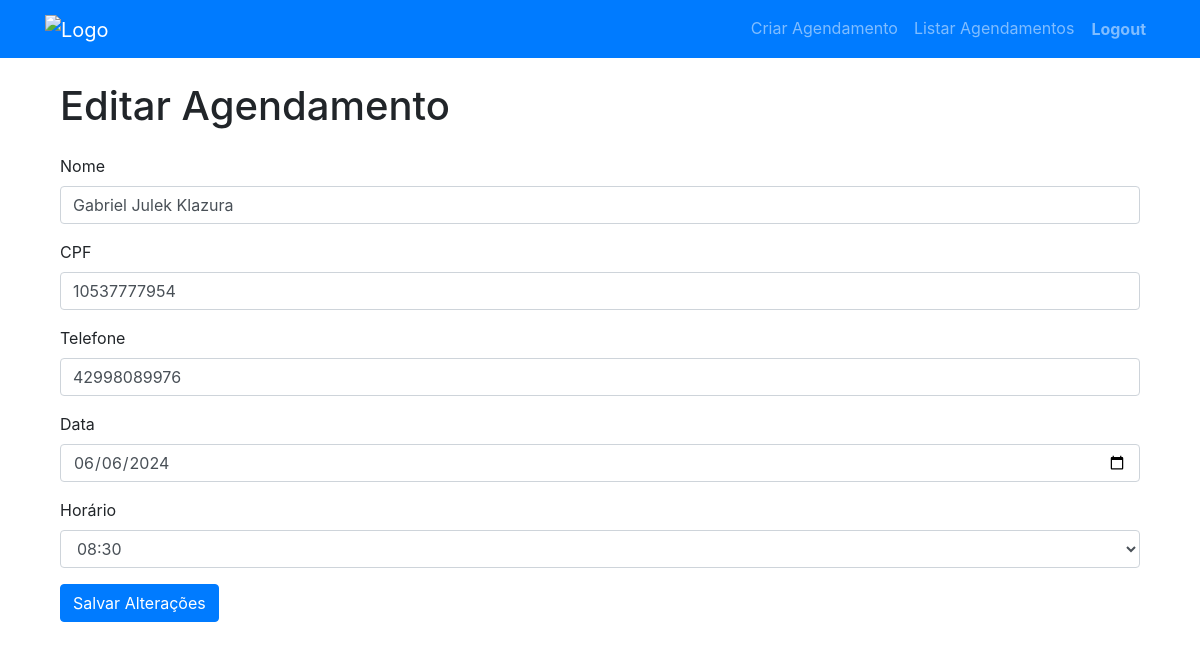
The page /editar/10 (signed in) on the database its author committed.
### app/models.py (models this page shows)
class BaseModel(Model):
    class Meta:
        database = db

class Agendamento(BaseModel):
    nome = CharField(max_length=100)
    cpf = CharField(max_length=11, null=True)
    telefone = CharField(max_length=15, null=True)
    data = DateField()
    horario = TimeField()
    presence = BooleanField(default=False)  # Adicionando o campo presence

### app/routes.py (the view, shortened to what this page needs)
@bp.route('/editar/<int:id>', methods=['GET', 'POST'])
@login_required
def editar(id):
    agendamento = Agendamento.get_or_none(Agendamento.id == id)
    if not agendamento:
        flash('Agendamento não encontrado!', 'danger')
        return redirect(url_for('app.listar'))
    form = AgendamentoForm(obj=agendamento)
    min_date = date.today().strftime('%Y-%m-%d')  # Define a data mínima como o dia atual
    form.data.render_kw = {'min': min_date}  # Passa a data mínima para o campo de data
    horarios = get_available_slots(agendamento.data)
    if agendamento.horario.strftime('%H:%M') not in horarios:
        horarios.append(agendamento.horario.strftime('%H:%M'))
        horarios.sort()
    return render_template('editar.html', form=form, agendamento=agendamento, agendamento_horario_str=agendamento.horario.strftime('%H:%M'), min_date=min_date, horarios=horarios)

### app/forms.py
class AgendamentoForm(FlaskForm):
    nome = StringField('Nome', validators=[DataRequired(), Length(max=100)])
    cpf = StringField('CPF', validators=[Length(min=0, max=14)])
    telefone = StringField('Telefone', validators=[Length(min=0, max=15)])
    data = DateField('Data', validators=[DataRequired()], format='%Y-%m-%d')
    horario = TimeField('Horário', validators=[DataRequired()], format='%H:%M')
    submit = SubmitField('Agendar')

### app/routes.py (called while the page is built)
def login_required(f):
    @wraps(f)
    def decorated_function(*args, **kwargs):
        if 'user_id' not in session:
            flash('Você precisa estar logado para acessar esta página.', 'warning')
            return redirect(url_for('app.login'))
        return f(*args, **kwargs)
    return decorated_function

### app/templates/editar.html (shortened to what this page needs)
{% extends "base.html" %}
{% block content %}
<div class="container">
    <h1 class="my-4">Editar Agendamento</h1>
    <form method="post">
        <div class="mb-3">
            {{ form.nome.label(class="form-label") }}
            {{ form.nome(class="form-control") }}
        </div>
        <div class="mb-3">
            {{ form.cpf.label(class="form-label") }}
            {{ form.cpf(class="form-control", id="cpf") }}
        </div>
        <div class="mb-3">
            {{ form.telefone.label(class="form-label") }}
            {{ form.telefone(class="form-control", id="telefone") }}
        </div>
        <div class="mb-3">
            {{ form.data.label(class="form-label") }}
            {{ form.data(class="form-control", id="data") }}
        </div>
        <div class="mb-3">
            {{ form.horario.label(class="form-label") }}
            <select name="horario" id="horario" class="form-control">
                {% for hora in horarios %}
                    <option value="{{ hora }}" {% if hora == agendamento_horario_str %} selected {% endif %}>{{ hora }}</option>
                {% endfor %}
            </select>
        </div>
        <button type="submit" class="btn btn-primary">Salvar Alterações</button>
    </form>
</div>
{% endblock %}

### rows shown on the page
Agendamento: nome "Gabriel Julek Klazura", cpf "10537777954", telefone "42998089976", data "06/06/2024"

### other values the page prints
form field horario "08:30"
